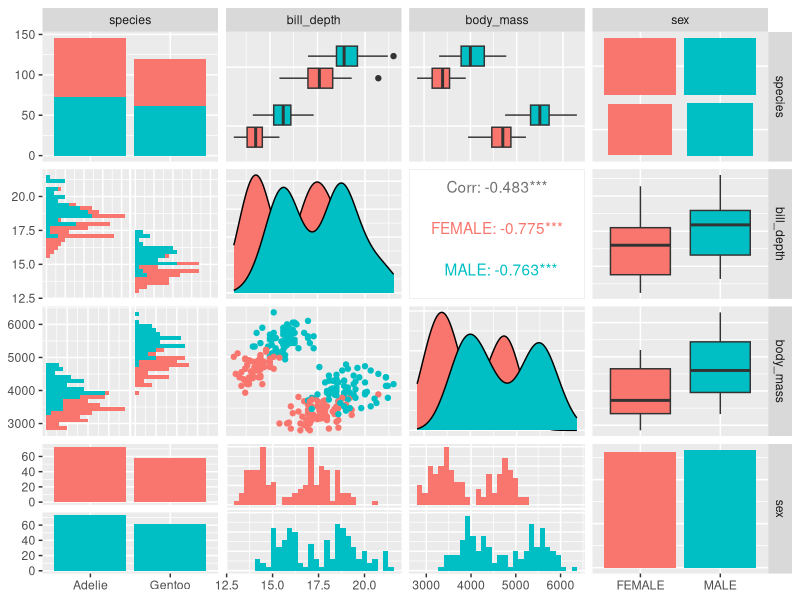
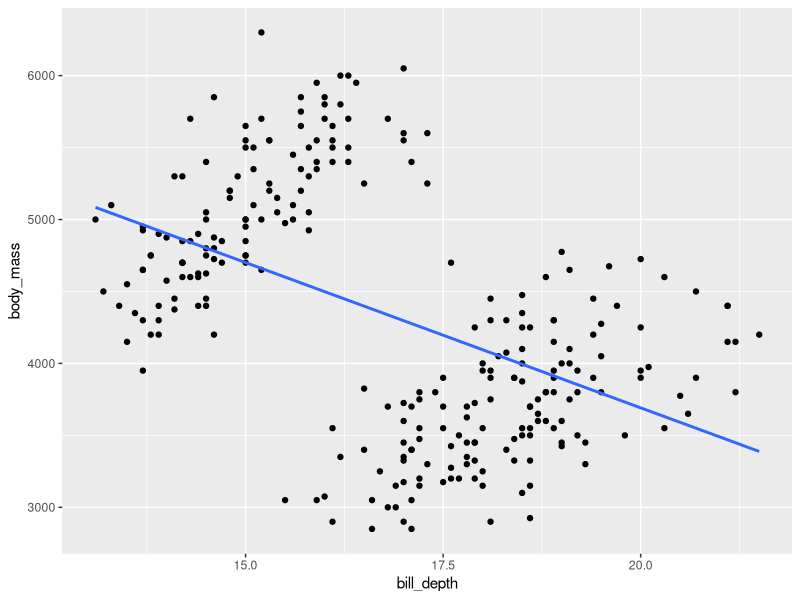
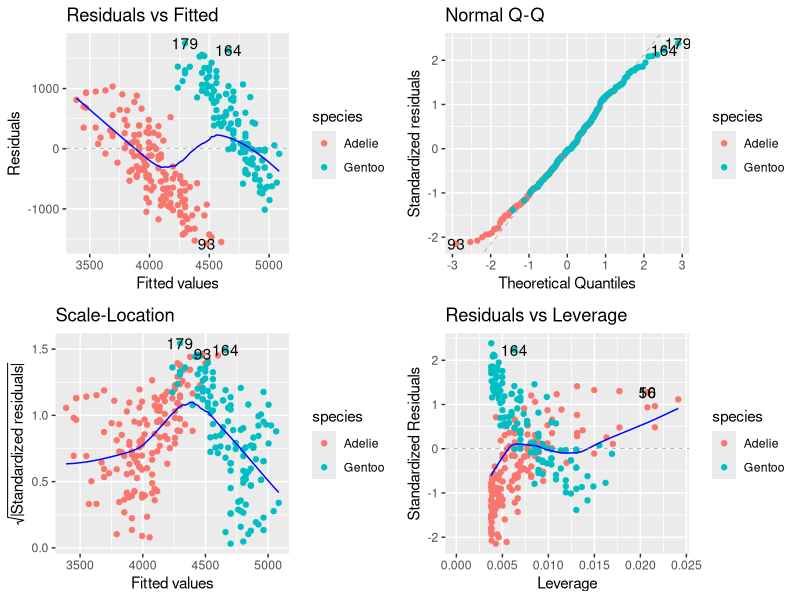
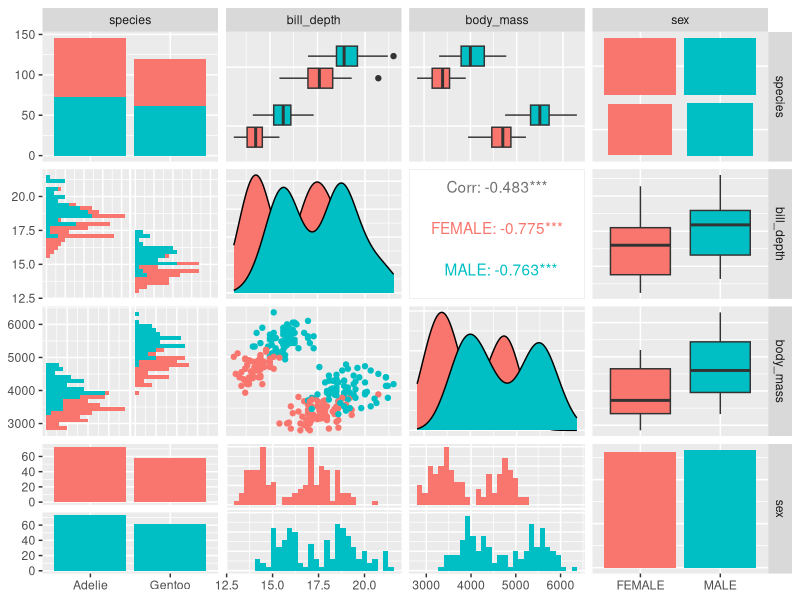
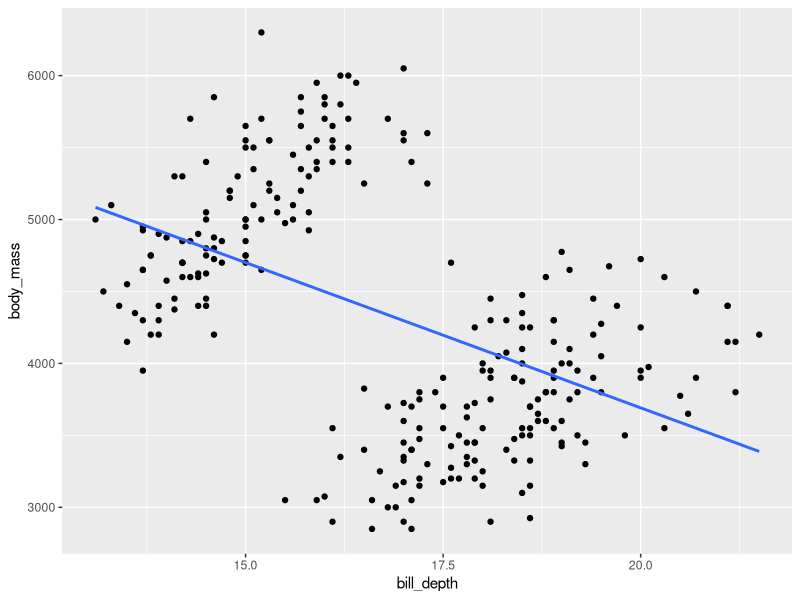
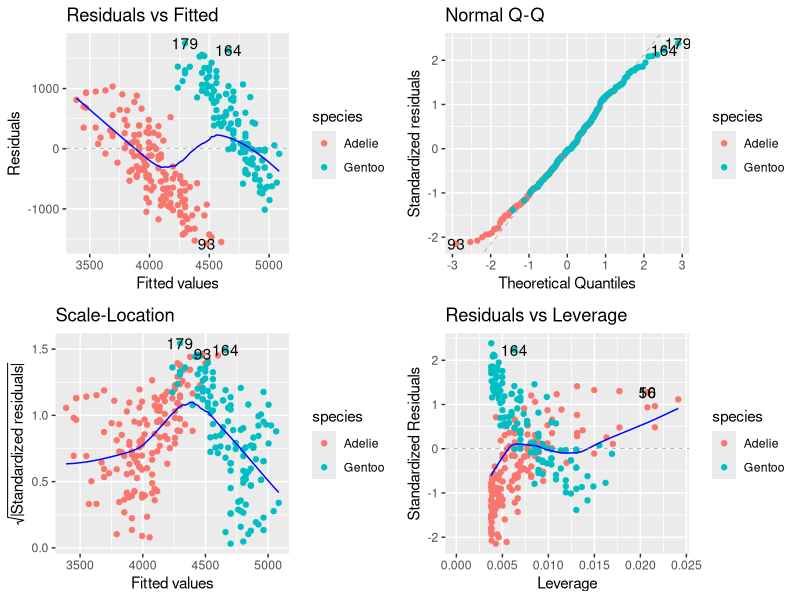
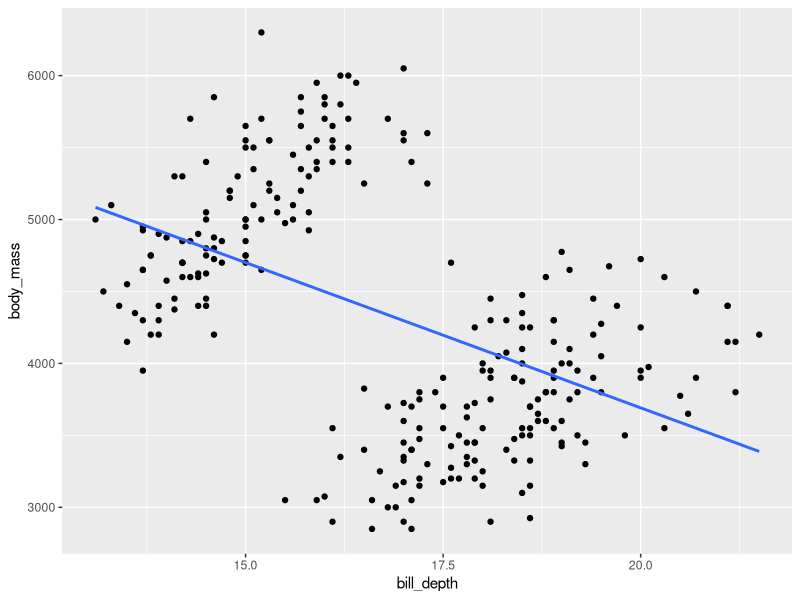
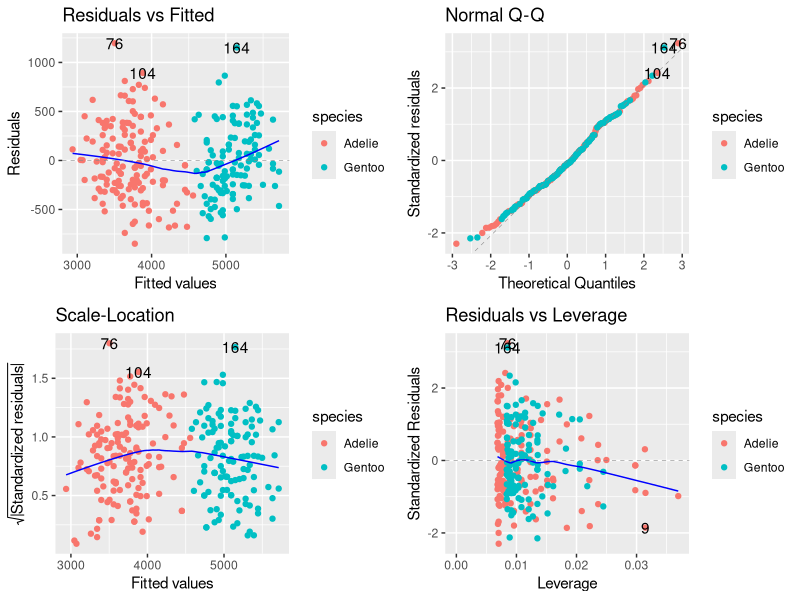

Here is the R script that generated these plots, in order:
library(tidyverse)
penguins = read_csv("penguins_subset.csv")
view(penguins)


library(GGally)
ggpairs(penguins, aes(colour=sex))



model = lm(body_mass~bill_depth, data=penguins)
summary(model)



ggplot(penguins, aes(x=bill_depth, y=body_mass)) +
  geom_point() +
  geom_smooth(method=lm, se=FALSE)



library(ggfortify)
autoplot(model, data=penguins, colour='species')

model = lm(body_mass~bill_depth+species, data=penguins)
summary(model)























#Doing all again for practice
library(tidyverse)
penguins = read.csv("penguins_subset.csv")
view(penguins)

#a-part
library(GGally)
ggpairs(penguins, aes(col =  sex))


#b-part
model=lm(body_mass~bill_depth,data = penguins)
summary(model)

ggplot(penguins,aes(x= bill_depth,y=body_mass))+
  geom_point() + geom_smooth(method = lm,se=FALSE)

#c-part
library(ggfortify)
autoplot(model,data= penguins,col="species")


#d-part
model=lm(body_mass~bill_depth+species,data = penguins)
summary(model)

ggplot(penguins,aes(x= bill_depth,y=body_mass))+
  geom_point() + geom_smooth(method = lm,se=FALSE)



#d-part
library(ggfortify)
autoplot(model,data= penguins,col="species")
